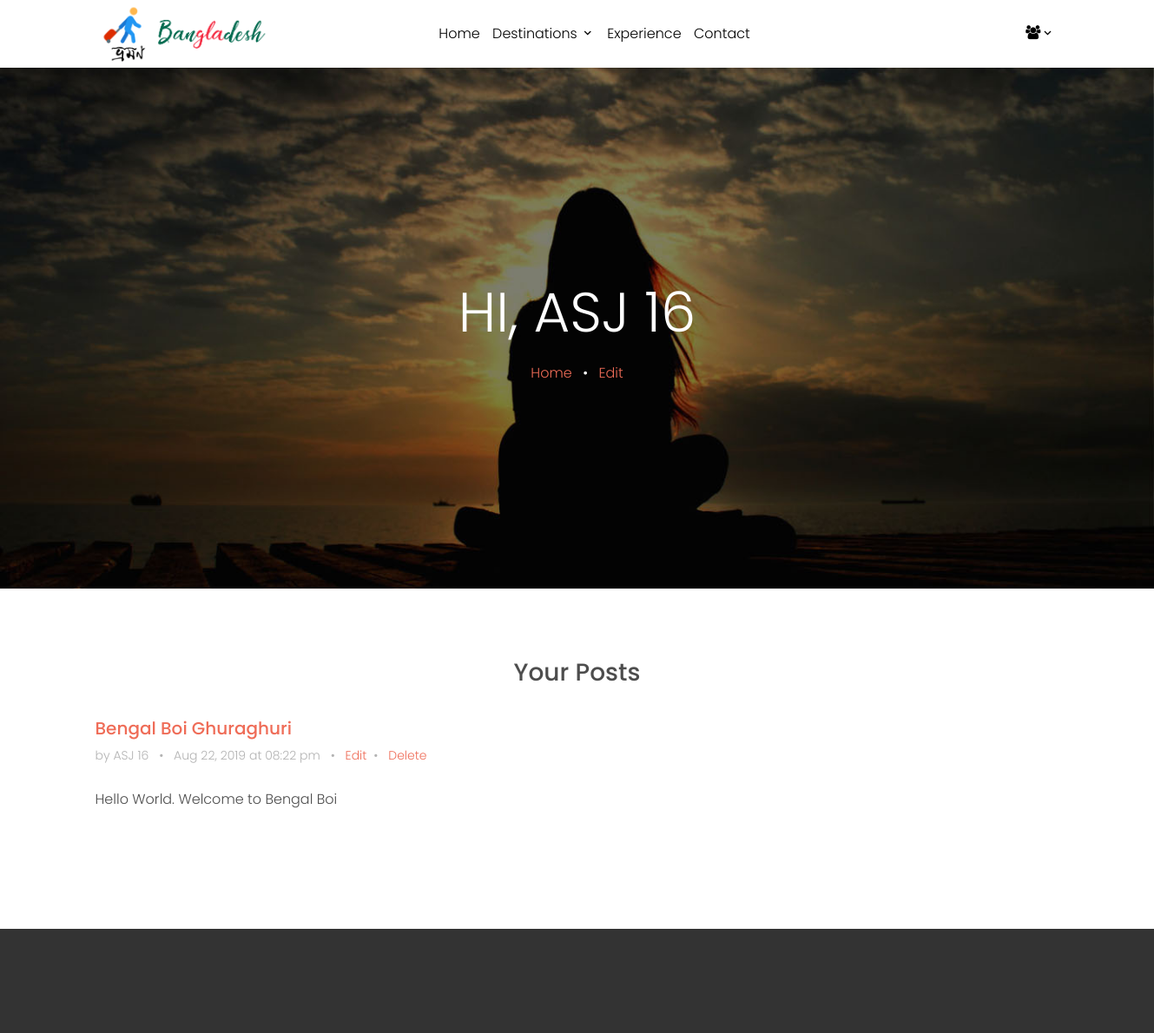
Page /profile.php (signed in, upper part) on the earlier database version.
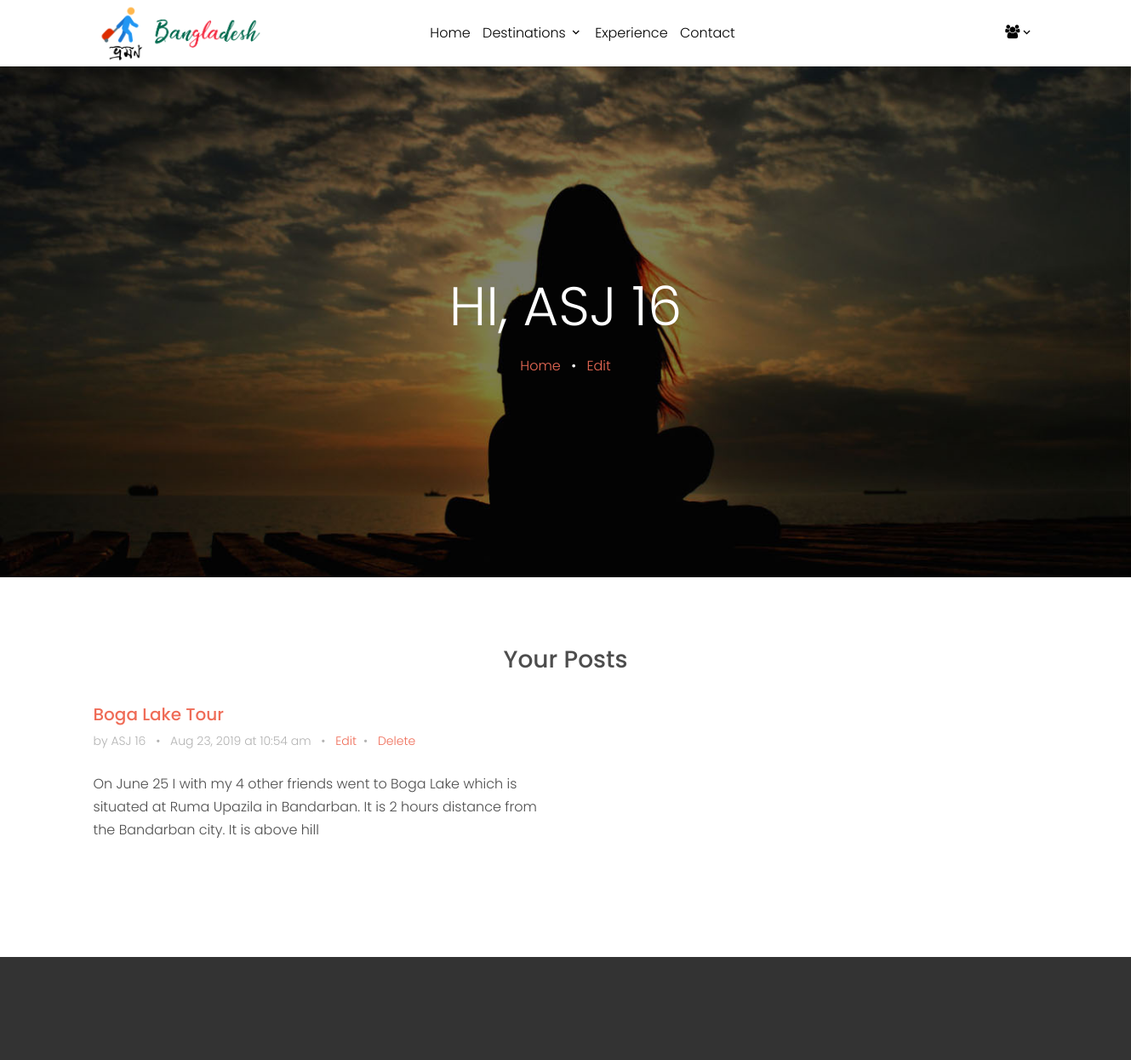
Same page on the later database version.
### tables this page shows
CREATE TABLE `blogs` (
  `ID` int(11) NOT NULL,
  `UserID` int(11) NOT NULL,
  `Title` varchar(200) NOT NULL,
  `PlaceName` varchar(100) NOT NULL,
  `Description` text NOT NULL,
  `Tag` varchar(100) NOT NULL,
  `DateTime` varchar(30) NOT NULL
);

### profile.php (the view, shortened to what this page needs)
<?php
    include "zzz-dbConnect.php";
  ?>
<!DOCTYPE html>
<html lang="en">
  <head>
    <link rel="stylesheet" href="fonts/icomoon/style.css">
    <link rel="stylesheet" href="css/bootstrap.min.css">
    <link rel="stylesheet" href="css/magnific-popup.css">
    <link rel="stylesheet" href="css/jquery-ui.css">
    <link rel="stylesheet" href="css/owl.carousel.min.css">
    <link rel="stylesheet" href="css/owl.theme.default.min.css">
    <link rel="stylesheet" href="css/bootstrap-datepicker.css">
    <link rel="stylesheet" href="fonts/flaticon/font/flaticon.css">
    <link rel="stylesheet" href="https://cdn.jsdelivr.net/npm/mediaelement@4.2.7/build/mediaelementplayer.min.css">
    <link rel="stylesheet" href="css/aos.css">
    <link rel="stylesheet" href="css/style.css">
  </head>
  <body>
    <div class="site-wrap">
      <?php include'zzz-header.php';?>
      <div class="site-blocks-cover inner-page-cover" style="background-image: url(images/profile.jpg);" data-aos="fade" data-stellar-background-ratio="0.5">
        <div class="container">
          <div class="row align-items-center justify-content-center text-center">
            <div class="col-md-8" data-aos="fade-up" data-aos-delay="400">
              <h1 class="text-white font-weight-light"><?php
                  if( isset($_SESSION['ID'])) {
                    echo 'Hi, '. $_SESSION['firstname'].' '.$_SESSION['lastname'];
                    }
                  else{
                    echo "Please Login To View Your Profile";
                  }
               ?></h1>
              <div>
                <a href="index">Home</a> <span class="mx-2 text-white">&bullet;</span> <a href="edit_profile">Edit</a>
              </div>
            </div>
          </div>
        </div>
      </div>
      <div class="site-section">
        <div class="container">
          <div class="row mb-3 align-items-stretch">
            <?php
            $sql="SELECT * FROM blogs WHERE UserID = ". $_SESSION['ID'];
            $result= mysqli_query($link, $sql);
            $count = mysqli_num_rows($result);
            if($count>0){
              ?>
              <div class="col-12 text-center">
                <div class='h-entry'>
                  <h3 class="font-size-regular">Your Posts</h3><br>
                </div>
              </div>
              <?php
              while ($row = mysqli_fetch_array($result)) {?>
                <div class="col-md-6 col-lg-6 mb-4 mb-lg-4">
              <div class="h-entry">
                <h2 class="font-size-regular"><a href="blog?postID=<?php echo $row['ID']?>&postName=<?php echo $row['Title']?>"><?php echo $row['Title']?></a></h2>
                <div class="meta mb-4">by <?php echo $_SESSION['firstname'].' '.$_SESSION['lastname']?> <span class="mx-2">&bullet;</span> <?php echo $row['DateTime'];?> <span class="mx-2">&bullet;</span> <a href="edit_post?postID=<?php echo $row['ID']?>">Edit</a><span class="mx-2">&bullet;</span> <a href=#>Delete</a></div>
                <p><?php echo $row['Description']?></p>
                </div>
            </div>
            <?php
              }
            }
            ?>
          </div>
        </div>
      </div>
      <?php include "zzz-footer.php";?>
    </div>
  </body>
</html>

### zzz-header.php (shortened to what this page needs)
<header class="site-navbar py-1" role="banner">
    <div class="container">
        <div class="row align-items-center">
            <div class="col-6 col-xl-2">
                <a href="index" class="text-black h2 mb-0"><img src="images\vromonBD.png" width="200px" height="70px"></a>
            </div>
            <div class="col-10 col-md-8 d-none d-xl-block">
                <nav class="site-navigation position-relative text-right text-lg-center" role="navigation">
                    <ul class="site-menu js-clone-nav mx-auto d-none d-lg-block">
                        <li>
                            <a href="index">Home</a>
                        </li>
                        <li class="has-children">
                            <a href="destination">Destinations</a>
                        </li>
                        <li><a href="experience">Experience</a></li>
                        <li><a href="contact">Contact</a></li>
                    </ul>
                </nav>
            </div>
            <div class="col-6 col-xl-2 text-right">
                <div class="d-none d-xl-inline-block">
                    <nav class="site-navigation position-relative text-right text-lg-center" role="navigation">
                    <ul class="site-menu js-clone-nav mx-auto d-none d-lg-block">
                        <li class="has-children">
                            <?php if(!isset($_SESSION['ID'])) {?>
                                <a href="login" class="pl-0 pr-3 text-black"><span class="icon-users"></span></a>
                                <ul class="dropdown">
                                    <li><a href="login">Login</a></li>
                                    <li><a href="signup">Sign Up</a></li>
                                </ul>
                            <?php } else {?>
                                <a href="profile" class="pl-0 pr-3 text-black"><span class="icon-users"></span></a>
                            <?php } ?>
                        </li>
                    </ul>
                </div>
            </div>
        </div>
    </div>
</header>

### zzz-footer.php (shortened to what this page needs)
<footer class="site-footer">
    </footer>

### css/style.css (style rules this page uses)
body { line-height: 1.7; color: #4d4d4d; font-weight: 300; font-size: 1rem; }
a { -webkit-transition: .3s all ease; -o-transition: .3s all ease; transition: .3s all ease; }
h1, h2, h3, h4, h5, .h1, .h2, .h3, .h4, .h5 { font-family: "Poppins", -apple-system, BlinkMacSystemFont, "Segoe UI", Roboto, "Helvetica Neue", Arial, sans-serif, "Apple Color Emoji", "Segoe UI Emoji", "Segoe UI Symbol", "Noto Color Emoji"; }
.text-black { color: #000 !important; }
.site-wrap:before { -webkit-transition: .3s all ease-in-out; -o-transition: .3s all ease-in-out; transition: .3s all ease-in-out; background: rgba(0, 0, 0, 0.6); content: ""; position: absolute; z-index: 2000; top: 0; left: 0; right: 0; bottom: 0; opacity: 0; visibility: hidden; }
.site-section { padding: 2.5em 0; }
@media (min-width: 768px) { .site-section { padding: 5em 0; } }
.site-footer { padding: 4em 0; background: #333333; }
@media (min-width: 768px) { .site-footer { padding: 8em 0; } }
.site-navbar { margin-bottom: 0px; z-index: 1999; position: relative; }
.site-navbar .site-navigation .site-menu { margin-bottom: 0; }
.site-navbar .site-navigation .site-menu a { text-decoration: none !important; display: inline-block; }
.site-navbar .site-navigation .site-menu>li { display: inline-block; padding: 10px 5px; }
.site-navbar .site-navigation .site-menu>li>a { padding: 10px 0px; color: #000; text-decoration: none !important; }
.site-navbar .site-navigation .site-menu .has-children { position: relative; }
.site-navbar .site-navigation .site-menu .has-children>a { position: relative; padding-right: 20px; }
.site-navbar .site-navigation .site-menu .has-children>a:before { position: absolute; content: "\e313"; font-size: 16px; top: 50%; right: 0; -webkit-transform: translateY(-50%); -ms-transform: translateY(-50%); transform: translateY(-50%); font-family: 'icomoon'; }
.site-mobile-menu .site-nav-wrap { padding: 0; margin: 0; list-style: none; position: relative; }
.site-mobile-menu .site-nav-wrap a { padding: 10px 20px; display: block; position: relative; color: #212529; }
.site-mobile-menu .site-nav-wrap li { position: relative; display: block; }
.site-mobile-menu .site-nav-wrap>li { display: block; position: relative; float: left; width: 100%; }
.site-mobile-menu .site-nav-wrap>li>a { padding-left: 20px; font-size: 20px; }
.site-blocks-cover { background-size: cover; background-repeat: no-repeat; background-position: top; background-position: center center; }
.site-blocks-cover, .site-blocks-cover .row { min-height: 600px; height: calc(100vh - 73px); }
.site-blocks-cover.inner-page-cover, .site-blocks-cover.inner-page-cover .row { min-height: 600px; height: calc(30vh); }
.site-blocks-cover h1 { text-transform: uppercase; font-size: 4rem; font-weight: 900; color: #fff; line-height: 1.5; }
.h-entry .meta { color: #b3b3b3; font-size: 14px; }
.h-entry h2 { font-size: 20px; }

Differences in the rows shown:
removed blogs: Title "Bengal Boi Ghuraghuri", DateTime "Aug 22, 2019 at 08:22 pm", Description "Hello World. Welcome to Bengal Boi"
added blogs: Title "Boga Lake Tour", DateTime "Aug 23, 2019 at 10:54 am", Description "On June 25 I with my 4 other friends went to Boga Lake which is situated at Ruma Upazila in Bandarban. It is 2 hours distance from the Bandarban city. It is above hill"
